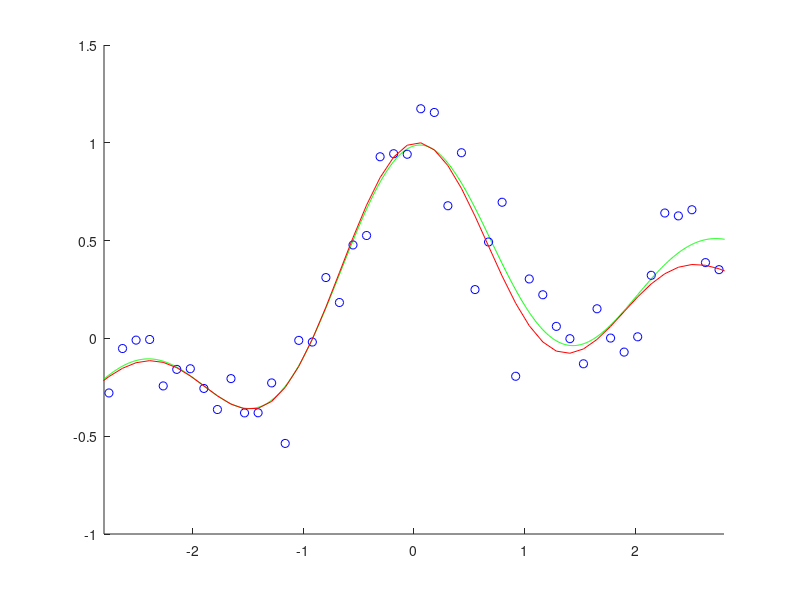

Write MATLAB code to recreate this figure.
# 三角多項式モデル
clear all; rand('state', 0); randn('state', 0);
n=50; N=1000;
x=linspace(-3, 3, n)'; X=linspace(-3, 3, N)';
pix=pi*x; y=sin(pix)./(pix)+0.1*x+0.05*randn(n,1);

p(:,1)=ones(n,1); P(:,1)=ones(N,1);
for j=1:15
    p(:, 2*j)=sin(j/2*x); p(:, 2*j+1)=cos(j/2*x);
    P(:, 2*j)=sin(j/2*X); P(:, 2*j+1)=cos(j/2*X);
end
t=(p'*p)\(p'*y); F=P*t;

figure(1); clf; hold on; axis([-2.8 2.8 -0.5 1.2]);
plot(X, F, 'g-'); plot(x, y, 'bo');
# pause();

# （ガウス）カーネルモデル 通常の最小二乗回帰 
clear all; rand('state', 0); randn('state', 0);
n = 50; N = 1000;
x=linspace(-3, 3, n)'; X = linspace(-3, 3, N)';
pix = pi * x; y = sin(pix)./(pix) + 0.1*x + 0.2*randn(n,1);

x2=x.^2; X2=X.^2; hh = 2*0.3^2; l = 0.1;
k=exp(-(repmat(x2,1,n)+repmat(x2',n,1)-2*x*x')/hh);
K=exp(-(repmat(X2,1,n)+repmat(x2',N,1)-2*X*x')/hh);
t=(k)\(y);
F=K*t;

figure(1); clf; hold on; axis([-2.8 2.8 -1 1.5]);
plot(X, F, 'g-');
plot(x, y, 'bo');
# pause();

# （ガウス）カーネルモデル l2-制約付き最小二乗回帰 
clear all; rand('state', 0); randn('state', 0);
n = 50; N = 1000;
x=linspace(-3, 3, n)'; X = linspace(-3, 3, N)';
pix = pi * x; y = sin(pix)./(pix) + 0.1*x + 0.2*randn(n,1);

x2=x.^2; X2=X.^2; hh = 2*0.3^2; l = 0.1;
k=exp(-(repmat(x2,1,n)+repmat(x2',n,1)-2*x*x')/hh);
K=exp(-(repmat(X2,1,n)+repmat(x2',N,1)-2*X*x')/hh);
t=(k^2+l*eye(n))\(k*y);
F=K*t;

figure(1); clf; hold on; axis([-2.8 2.8 -1 1.5]);
plot(X, F, 'g-');
plot(x, y, 'bo');
# pause();

# 交差確認法（コピペ）
clear all; rand('state', 0); randn('state', 0);
n = 50; N = 1000;
x=linspace(-3, 3, n)'; X=linspace(-3, 3, N)';
pix=pi*x; y = sin(pix)./(pix) + 0.1*x + 0.2*randn(n,1);

x2=x.^2; xx=repmat(x2,1,n)+repmat(x2',n,1)-2*x*x';
hhs=2*[0.03 0.3 3].^2; ls=[0.001 0.1 100];
# データをランダムに5分割する
m=5; u=floor(m*[0:n-1]/n)+1; u=u(randperm(n));
u
for hk=1:length(hhs)
    hh=hhs(hk); k=exp(-xx/hh);
    for i=1:m
	# 順番にデータを除外する
        ki=k(u~=i,:); kc=k(u==i,:); yi=y(u~=i); yc=y(u==i);
        for lk=1:length(ls)
            l=ls(lk); t=(ki'*ki+l*eye(n))\(ki'*yi); fc=kc*t;
            g(hk,lk,i)=mean((fc-yc.^2));
        end
    end
end
abs(mean(g,3))
[gl,ggl]=min(abs(mean(g,3)),[],2); [ghl, gghl]=min(gl);
L=ls(ggl(gghl)); HH=hhs(gghl);

K=exp(-(repmat(X.^2,1,n)+repmat(x2',N,1)-2*X*x')/HH);
k=exp(-xx/HH); t=(k^2+L*eye(n))\(k*y); F=K*t;

figure(1); clf; hold on; axis([-2.8 2.8 -1 1.5]);
plot(X, F, 'g-');
plot(x, y, 'bo');
# pause();

# 交差確認法
clear all; rand('state', 0); randn('state', 0);
n = 50; N = 1000;
x=linspace(-3, 3, n)'; X=linspace(-3, 3, N)';
pix=pi*x; y = sin(pix)./(pix) + 0.1*x + 0.2*randn(n,1); truey = sin(pix)./(pix) + 0.1*x

x2=x.^2; xx=repmat(x2,1,n)+repmat(x2',n,1)-2*x*x';
hhlist=2*[0.001 0.01 0.1 1 10].^2; llist=[0.001 0.01 0.1 1 10];
# データをランダムに5分割する
m=5; u=floor(m*[0:n-1]/n)+1; u=u(randperm(n));
for hk=1:length(hhlist)
    hh=hhlist(hk); k=exp(-xx/hh);
    for i=1:m
	# 順番にデータを除外する
        ki=k(u~=i,:); kc=k(u==i,:); yi=y(u~=i); yc=y(u==i);
        for lk=1:length(llist)
            l=llist(lk); t=(ki'*ki+l*eye(n))\(ki'*yi); fc=kc*t;
            g(hk,lk,i)=mean((fc-yc).^2);
        end
    end
end
mean(g,3)
[gl,ggl]=min(mean(g,3),[],2); [ghl, gghl]=min(gl);
L=llist(ggl(gghl)); HH=hhlist(gghl);

K=exp(-(repmat(X.^2,1,n)+repmat(x2',N,1)-2*X*x')/HH);
k=exp(-xx/HH); t=(k^2+L*eye(n))\(k*y); F=K*t;

figure(1); clf; hold on; axis([-2.8 2.8 -1 1.5]);
plot(X, F, 'g-');
plot(x, y, 'bo');
plot(x, truey, 'r-');
pause();
